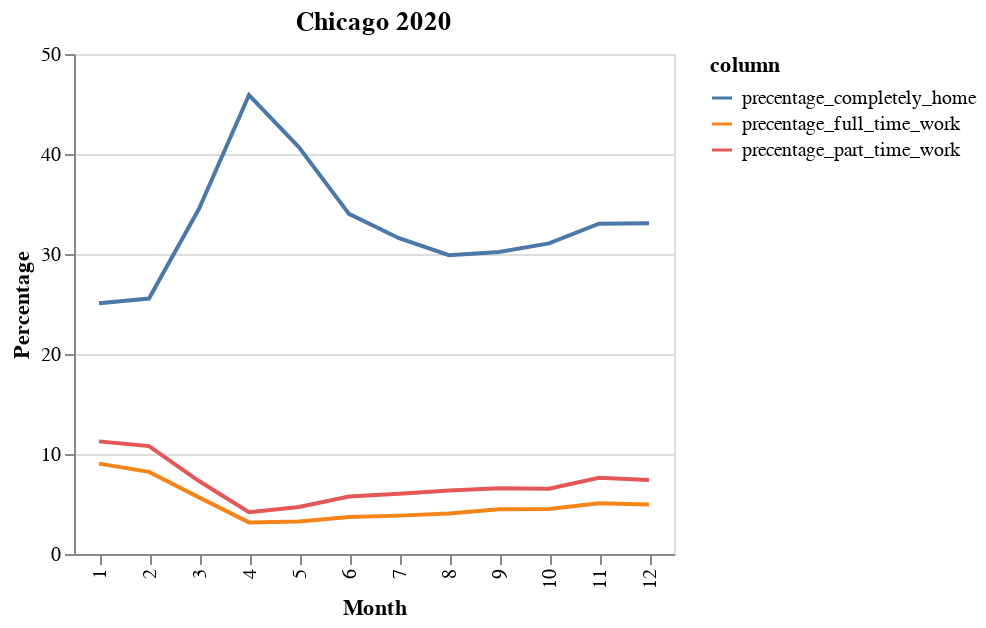

Notebook code cell kept with this figure:
### Code cell
title = '{} {}'.format(city,year)
alt.Chart(d, title=title).mark_line().encode(
    x=alt.X('month:O', title='Month'),
    y=alt.Y('value:Q', type='quantitative', title='Percentage'),
    color='column:N'
).properties(
    width=300,
    height=250
).interactive()

### Figure 1 — Vega-Lite specification as saved in the notebook (floating-point values rounded to 4 significant figures)
{"config": {"view": {"continuousWidth": 400, "continuousHeight": 300}}, "data": {"values": [{"month": 1, "column": "precentage_completely_home", "value": 25.07}, {"month": 2, "column": "precentage_completely_home", "value": 25.55}, {"month": 3, "column": "precentage_completely_home", "value": 34.52}, {"month": 4, "column": "precentage_completely_home", "value": 45.9}, {"month": 5, "column": "precentage_completely_home", "value": 40.67}, {"month": 6, "column": "precentage_completely_home", "value": 34.01}, {"month": 7, "column": "precentage_completely_home", "value": 31.58}, {"month": 8, "column": "precentage_completely_home", "value": 29.88}, {"month": 9, "column": "precentage_completely_home", "value": 30.2}, {"month": 10, "column": "precentage_completely_home", "value": 31.06}, {"month": 11, "column": "precentage_completely_home", "value": 33.03}, {"month": 12, "column": "precentage_completely_home", "value": 33.08}, {"month": 1, "column": "precentage_part_time_work", "value": 11.26}, {"month": 2, "column": "precentage_part_time_work", "value": 10.79}, {"month": 3, "column": "precentage_part_time_work", "value": 7.293}, {"month": 4, "column": "precentage_part_time_work", "value": 4.171}, {"month": 5, "column": "precentage_part_time_work", "value": 4.693}, {"month": 6, "column": "precentage_part_time_work", "value": 5.74}, {"month": 7, "column": "precentage_part_time_work", "value": 6.022}, {"month": 8, "column": "precentage_part_time_work", "value": 6.354}, {"month": 9, "column": "precentage_part_time_work", "value": 6.57}, {"month": 10, "column": "precentage_part_time_work", "value": 6.535}, {"month": 11, "column": "precentage_part_time_work", "value": 7.624}, {"month": 12, "column": "precentage_part_time_work", "value": 7.402}, {"month": 1, "column": "precentage_full_time_work", "value": 9.039}, {"month": 2, "column": "precentage_full_time_work", "value": 8.21}, {"month": 3, "column": "precentage_full_time_work", "value": 5.664}, {"month": 4, "column": "precentage_full_time_work", "value": 3.162}, {"month": 5, "column": "precentage_full_time_work", "value": 3.257}, {"month": 6, "column": "precentage_full_time_work", "value": 3.688}, {"month": 7, "column": "precentage_full_time_work", "value": 3.837}, {"month": 8, "column": "precentage_full_time_work", "value": 4.045}, {"month": 9, "column": "precentage_full_time_work", "value": 4.466}, {"month": 10, "column": "precentage_full_time_work", "value": 4.498}, {"month": 11, "column": "precentage_full_time_work", "value": 5.069}, {"month": 12, "column": "precentage_full_time_work", "value": 4.949}]}, "mark": "line", "encoding": {"color": {"type": "nominal", "field": "column"}, "x": {"type": "ordinal", "field": "month", "title": "Month"}, "y": {"type": "quantitative", "field": "value", "title": "Percentage"}}, "height": 250, "selection": {"selector002": {"type": "interval", "bind": "scales", "encodings": ["x", "y"]}}, "title": "Chicago 2020", "width": 300, "$schema": "https://vega.github.io/schema/vega-lite/v4.8.1.json"}
